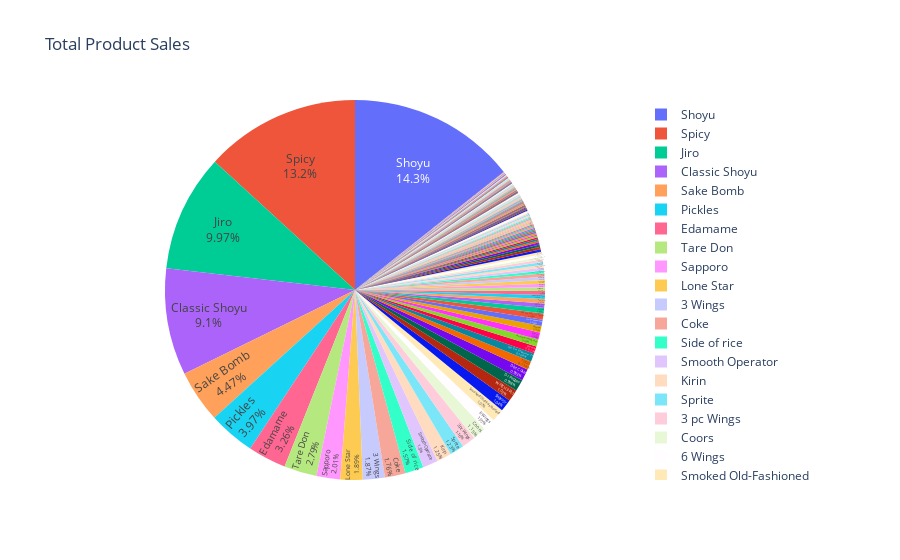

The code cell stored with this chart in its notebook:
### Code cell
fig = px.pie(products, values='Product_Quantity', names='Product_Name', title='Total Product Sales', 
             hover_data='Product_Quantity', labels={'Product_Quantity': 'Total amount sold ', 'Product_Name': 'Product '})
fig.update_traces(textposition='inside', textinfo='percent+label')
fig.show()

### Figure 1 — Plotly figure (JSON) as saved in the notebook; plotly's stock layout.template omitted (floating-point values rounded to 4 significant figures; data arrays with more than 128 entries replaced by an {"elided": "..."} marker saying what was removed)
{"data": [{"customdata": {"elided": "269x1 int values"}, "domain": {"x": [0, 1], "y": [0, 1]}, "hovertemplate": "Product =%{label}<br>Total amount sold =%{customdata[0]}<extra></extra>", "labels": {"elided": "269 str values"}, "legendgroup": "", "name": "", "showlegend": true, "textinfo": "percent+label", "textposition": "inside", "type": "pie", "values": {"elided": "269 int values"}}], "layout": {"legend": {"tracegroupgap": 0}, "title": {"text": "Total Product Sales"}}}
